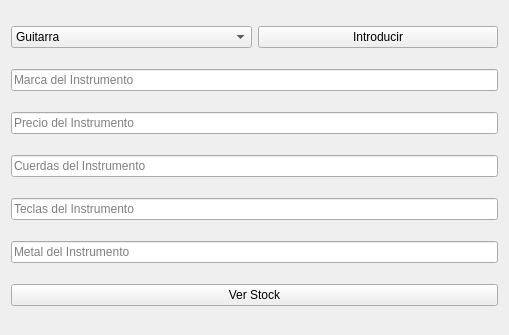
<?xml version="1.0" encoding="UTF-8"?>
<ui version="4.0">
 <class>Formulario</class>
 <widget class="QWidget" name="Formulario">
  <property name="geometry">
   <rect>
    <x>0</x>
    <y>0</y>
    <width>509</width>
    <height>335</height>
   </rect>
  </property>
  <property name="windowTitle">
   <string>Formulario</string>
  </property>
  <layout class="QGridLayout" name="gridLayout">
   <item row="0" column="1">
    <widget class="QPushButton" name="pbIntroducir">
     <property name="text">
      <string>Introducir</string>
     </property>
    </widget>
   </item>
   <item row="2" column="0" colspan="2">
    <widget class="QLineEdit" name="lePrecio">
     <property name="placeholderText">
      <string>Precio del Instrumento</string>
     </property>
    </widget>
   </item>
   <item row="4" column="0" colspan="2">
    <widget class="QLineEdit" name="leCantidadTeclas">
     <property name="placeholderText">
      <string>Teclas del Instrumento</string>
     </property>
    </widget>
   </item>
   <item row="3" column="0" colspan="2">
    <widget class="QLineEdit" name="leCantidadCuerdas">
     <property name="placeholderText">
      <string>Cuerdas del Instrumento</string>
     </property>
    </widget>
   </item>
   <item row="6" column="0" colspan="2">
    <widget class="QPushButton" name="pbVerStock">
     <property name="text">
      <string>Ver Stock</string>
     </property>
    </widget>
   </item>
   <item row="5" column="0" colspan="2">
    <widget class="QLineEdit" name="leMetal">
     <property name="placeholderText">
      <string>Metal del Instrumento</string>
     </property>
    </widget>
   </item>
   <item row="0" column="0">
    <widget class="QComboBox" name="cbInstrumento">
     <item>
      <property name="text">
       <string>Guitarra</string>
      </property>
     </item>
     <item>
      <property name="text">
       <string>Viento</string>
      </property>
     </item>
     <item>
      <property name="text">
       <string>Teclado</string>
      </property>
     </item>
    </widget>
   </item>
   <item row="1" column="0" colspan="2">
    <widget class="QLineEdit" name="leMarca">
     <property name="placeholderText">
      <string>Marca del Instrumento</string>
     </property>
    </widget>
   </item>
  </layout>
 </widget>
 <resources/>
 <connections/>
</ui>
